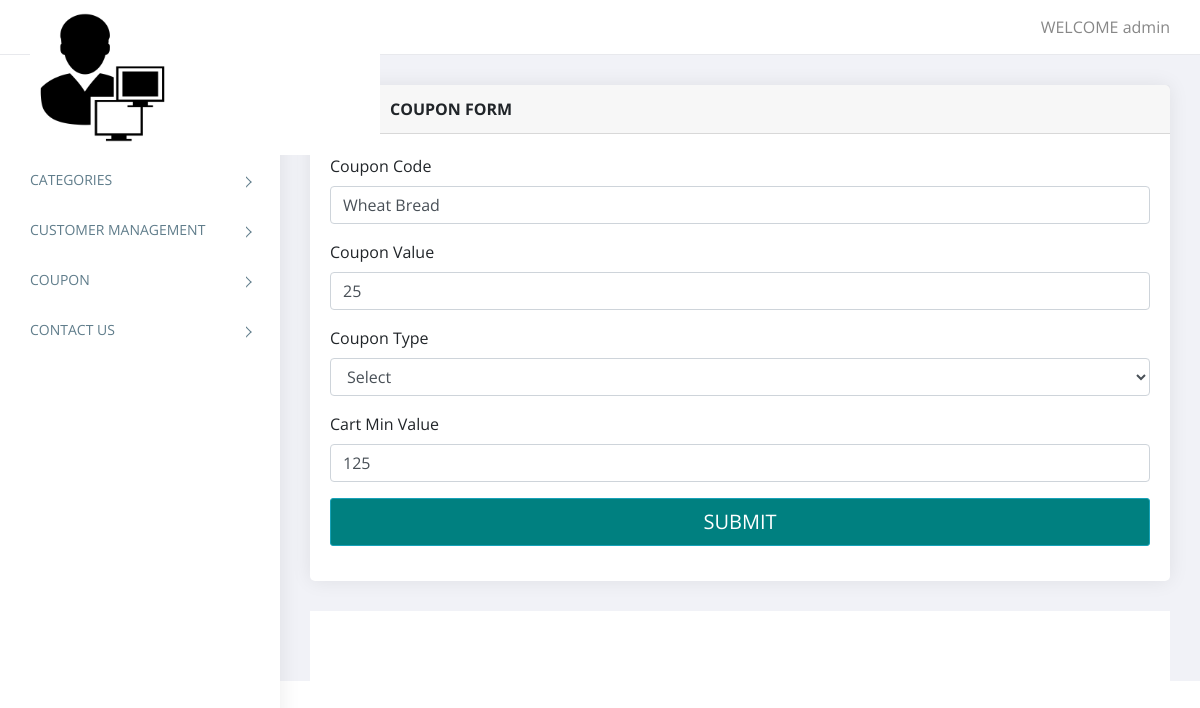
Page /manage_coupon_master.php?id=8 (signed in) on the committed database.
### tables this page shows
CREATE TABLE `coupon_master` (
  `id` int(11) NOT NULL,
  `coupon_code` varchar(50) NOT NULL,
  `coupon_value` int(11) NOT NULL,
  `coupon_type` varchar(10) NOT NULL,
  `cart_min_value` int(11) NOT NULL,
  `status` int(11) NOT NULL
);

### src/functions.inc.php (called while the page is built, shortened)
<?php
function get_safe_value($con,$str){
	if($str!=''){
		$str=trim($str);
		return mysqli_real_escape_string($con,$str);
	}
}
	?>

### src/manage_coupon_master.php (the view, shortened to what this page needs)
<?php
require('top.inc.php');
$coupon_code='';
$coupon_value='';
$cart_min_value='';
if(isset($_GET['id']) && $_GET['id']!=''){
	$id=get_safe_value($con,$_GET['id']);
	$res=mysqli_query($con,"select * from coupon_master where id='$id'");
	$check=mysqli_num_rows($res);
	if($check>0){
		$row=mysqli_fetch_assoc($res);
		$coupon_code=$row['coupon_code'];
		$coupon_value=$row['coupon_value'];
		$cart_min_value=$row['cart_min_value'];
	}else{
		header('location:coupon_master.php');
		die();
	}
}
?>
<div class="content pb-0">
            <div class="animated fadeIn">
               <div class="row">
                  <div class="col-lg-12">
                     <div class="card">
                        <div class="card-header" style="padding-left:80px;"><strong>COUPON FORM</strong><small> </small></div>
                        <form method="post" enctype="multipart/form-data">
							<div class="card-body card-block">
								<div class="form-group">
									<label for="categories" class=" form-control-label">Coupon Code</label>
									<input type="text" name="coupon_code" placeholder="Enter coupon code" class="form-control" required value="<?php echo $coupon_code?>">
								</div>
								<div class="form-group">
									<label for="categories" class=" form-control-label">Coupon Value</label>
									<input type="text" name="coupon_value" placeholder="Enter coupon value" class="form-control" required value="<?php echo $coupon_value?>">
								</div>
								<div class="form-group">
									<label for="categories" class=" form-control-label">Coupon Type</label>
									<select class="form-control" name="coupon_type" required>
										<option value=''>Select</option>
									</select>
								</div>
								<div class="form-group">
									<label for="categories" class=" form-control-label">Cart Min Value</label>
									<input type="text" name="cart_min_value" placeholder="Enter cart min value" class="form-control" required value="<?php echo $cart_min_value?>">
								</div>
							   <button style="background-color:#008080" id="payment-button" name="submit" type="submit" class="btn btn-lg btn-info btn-block">
							   <span id="payment-button-amount">SUBMIT</span>
							   </button>
							</div>
						</form>
                     </div>
                  </div>
               </div>
            </div>
         </div>
<?php
require('footer.inc.php');
?>

### src/assets/css/style.css (style rules this page uses)
body { display: table; font-family: open sans, sans-serif; font-size: 16px; width: 100% }
a, button { text-decoration: none; outline: none!important; color: #878787; -webkit-transition: all .25s ease; transition: all .25s ease }
.pb-0 { padding-bottom: 0 }
.btn, button, input, textarea { -webkit-box-shadow: none; box-shadow: none; outline: 0!important }
.btn { border-radius: 3px }
.content { float: left; padding: 1.875em; width: 100% }
.card { margin-bottom: 1.875em; border-radius: 5px; padding: 0; border: 0 solid transparent; -webkit-box-shadow: 0 0 20px rgba(0, 0, 0, .08); box-shadow: 0 0 20px rgba(0, 0, 0, .08) }
.card .card-body { float: left; padding: 1.25em; position: relative; width: 100% }
.btn, .button { display: inline-block; font-weight: 400; text-align: center; white-space: nowrap; vertical-align: middle; -webkit-transition: all .15s ease-in-out; transition: all .15s ease-in-out; border-radius: 3; cursor: pointer }
@media (max-width:1368px) { .card-body { padding: 15px } }

### rows in the picture
coupon_master: coupon_code "Wheat Bread", coupon_value "25", cart_min_value "125"

### other values in the picture
$_SESSION['ADMIN_USERNAME'] "admin"
